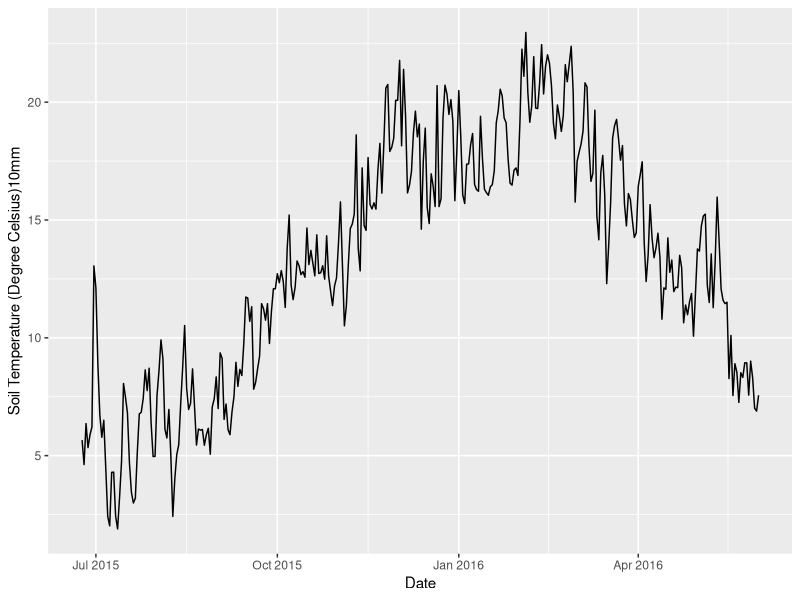
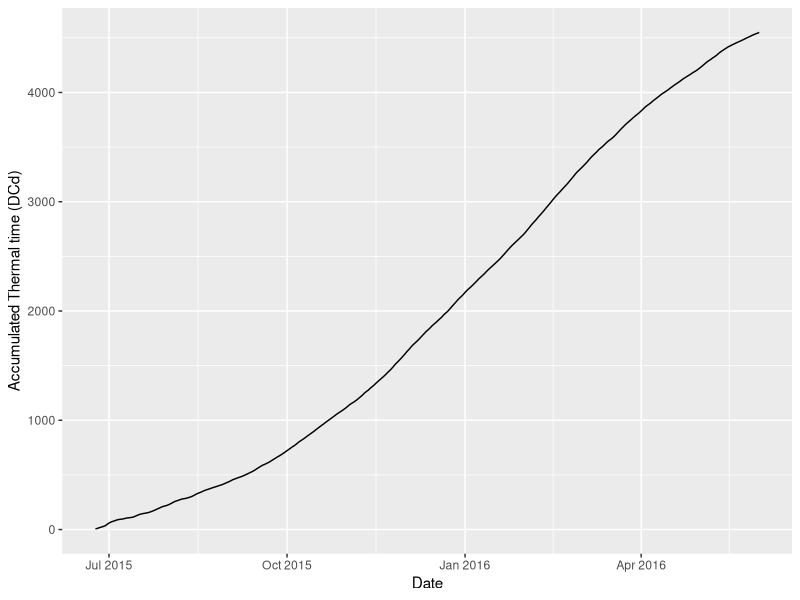

The R script that drew these images, in order:
## ---- chunk 1
library(tidyr)
library (dplyr)
library (ggplot2)
library (lubridate)
## ---- chunk 2

setwd("C:\\Users\\EdCarmen\\Documents\\CarmenProjects2016\\GitSubclover\\EmergenceIv2")
getwd()

df_file <- read.table("SoilTemp.txt", header=TRUE)

head(df_file)

#keep this scirpt for the real weather data




## ---- chunk 3
#Calculculate Mean Soil temp 

df_file$Date <- dmy(df_file$Date)

df_file <- df_file%>%
group_by(Date)%>%
summarise_each(funs(mean))
head(df_file)

#graph meanAir Temp

df_file %>% 
ggplot(aes(x=Date, y= TempSoil10mm)) +
  labs(y="Soil Temperature (Degree Celsius)10mm",x="Date")+
    geom_line()

## ---- chunk 4

df_file <- df_file%>%
group_by(Date) %>%
summarise_each(funs(mean))%>%
  mutate(TT = cumsum(TempSoil10mm))%>%
 # dplyr::select(-hour,-Air)
  dplyr::select(-TempSoil10mm) # 

write.table(df_file, "ThermalSumSoil.txt")

## ---- chunk 5

df_file %>% 
ggplot(aes(x=Date, y= TT)) +
   labs(y="Accumulated Thermal time (DCd)",x="Date")+ geom_line()

